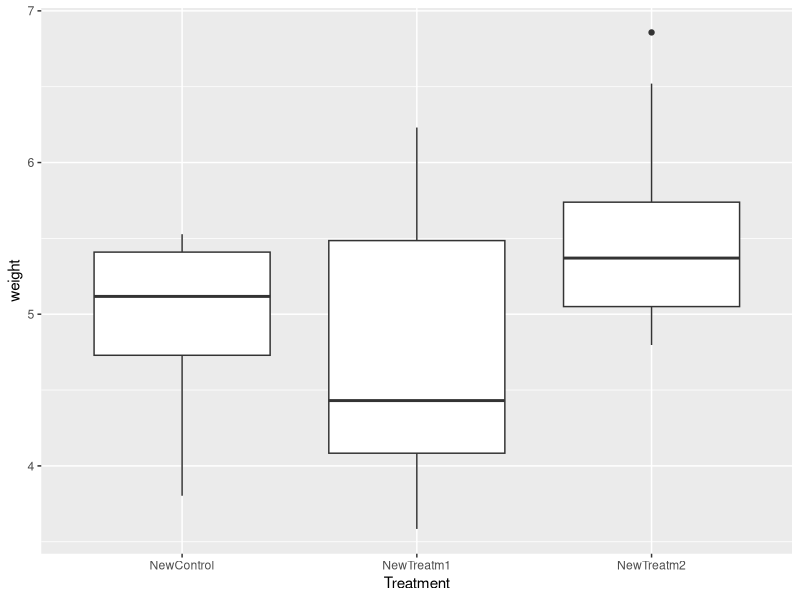
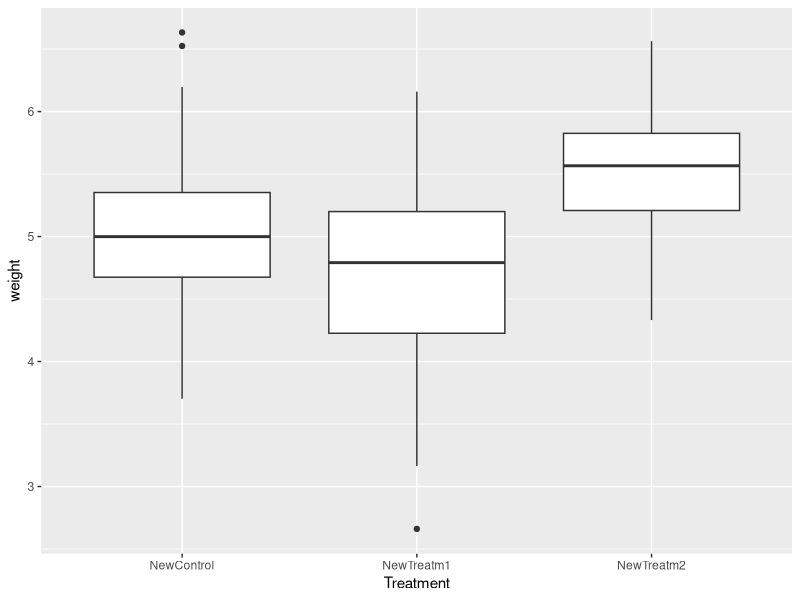
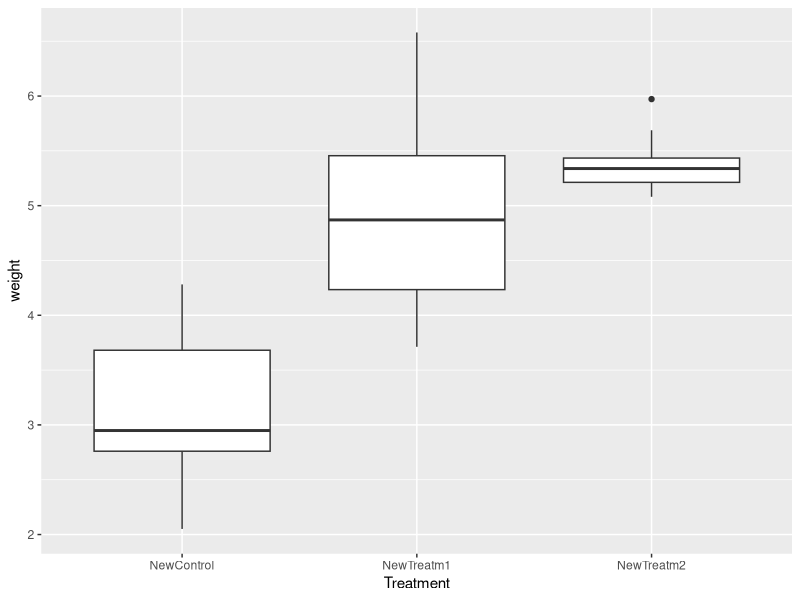
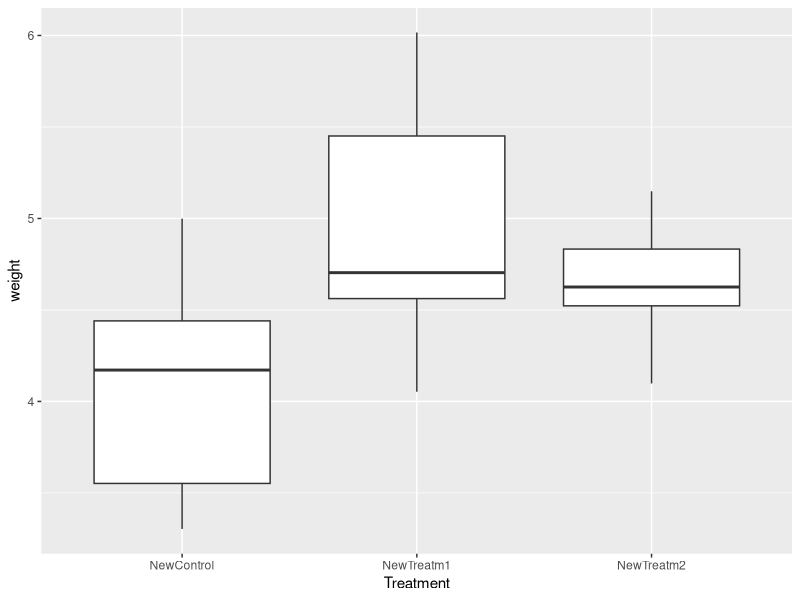

These charts were generated, in order, by the following R code:
## ---- chunk 1
library(ggplot2) # for graphics
library(MASS)
library(dplyr)
library(rlang)
library(tidyverse)
## ---- chunk 2

# for maximum likelihood estimation
# quick and dirty, a truncated normal distribution to work on the solution set
z<-PlantGrowth
str(z$group)
summary(z)

#dividing the subset groups
ControlData<- filter(z, group=="ctrl") #10 obs of 2 variables
mean(ControlData$weight) #5.032
sd(ControlData$weight) #0.583

Treatm1<-filter(z,group=="trt1") #10 obs of 2 variables
mean(Treatm1$weight) #4.661
sd(Treatm1$weight) #0.794

Treatm2<-filter(z,group=="trt2") #10 obs of 2 variables
mean(Treatm2$weight) #5.526
sd(Treatm2$weight) #0.446
## ---- chunk 3
NewControl <-rnorm(n=10, mean=5.032,sd=0.583)
NewTreatm1 <-rnorm(n=10, mean=4.661,sd=0.794)
NewTreatm2 <-rnorm(n=10, mean=5.526,sd=0.446)
dFrame <- data.frame(NewControl,NewTreatm1,NewTreatm2,stringsAsFactors=FALSE)
dFrame<-pivot_longer(dFrame, cols=c(NewControl,NewTreatm1,NewTreatm2), names_to="Treatment",values_to="weight")
print(dFrame)
str(dFrame)
#now we have our fake dataset and we want to do a graph with that and analyze some data 
ggplot(dFrame, aes(x=Treatment,y=weight))+geom_boxplot()
#this is a useful graph 
anova<-aov(weight~Treatment, data=dFrame)
summary(anova)
## ---- chunk 4
NewControl <-rnorm(n=100, mean=5.032,sd=0.583)
NewTreatm1 <-rnorm(n=100, mean=4.661,sd=0.794)
NewTreatm2 <-rnorm(n=100, mean=5.526,sd=0.446)
dFrame <- data.frame(NewControl,NewTreatm1,NewTreatm2,stringsAsFactors=FALSE)
dFrame<-pivot_longer(dFrame, cols=c(NewControl,NewTreatm1,NewTreatm2), names_to="Treatment",values_to="weight")
anova<-aov(weight~Treatment, data=dFrame)
summary(anova)
ggplot(dFrame, aes(x=Treatment,y=weight))+geom_boxplot()
## ---- chunk 5
NewControl <-rnorm(n=10, mean=3.032,sd=0.583)
NewTreatm1 <-rnorm(n=10, mean=4.661,sd=0.794)
NewTreatm2 <-rnorm(n=10, mean=5.526,sd=0.446)
dFrame <- data.frame(NewControl,NewTreatm1,NewTreatm2,stringsAsFactors=FALSE)
dFrame<-pivot_longer(dFrame, cols=c(NewControl,NewTreatm1,NewTreatm2), names_to="Treatment",values_to="weight")
ggplot(dFrame, aes(x=Treatment,y=weight))+geom_boxplot()
anova<-aov(weight~Treatment, data=dFrame)
summary(anova)
## ---- chunk 6
NewControl <-rnorm(n=10, mean=4.132,sd=0.583)#+1.1
NewTreatm1 <-rnorm(n=10, mean=4.661,sd=0.794)
NewTreatm2 <-rnorm(n=10, mean=4.526,sd=0.446) #-1
dFrame <- data.frame(NewControl,NewTreatm1,NewTreatm2,stringsAsFactors=FALSE)
dFrame<-pivot_longer(dFrame, cols=c(NewControl,NewTreatm1,NewTreatm2), names_to="Treatment",values_to="weight")
ggplot(dFrame, aes(x=Treatment,y=weight))+geom_boxplot()
anova<-aov(weight~Treatment, data=dFrame)
summary(anova)
#1st ANOVA: p-value= 0.0141
#2nd ANOVA: p-value= 0.0884
#3rd ANOVA: p-value= 0.0227 
## ---- chunk 7
NewControl <-rnorm(n=8, mean=5.032,sd=0.583)
NewTreatm1 <-rnorm(n=8, mean=4.661,sd=0.794)
NewTreatm2 <-rnorm(n=8, mean=5.526,sd=0.446)
dFrame <- data.frame(NewControl,NewTreatm1,NewTreatm2,stringsAsFactors=FALSE)
dFrame<-pivot_longer(dFrame, cols=c(NewControl,NewTreatm1,NewTreatm2), names_to="Treatment",values_to="weight")
anova<-aov(weight~Treatment, data=dFrame)
summary(anova)
#1st ANOVA: 0.0637 
#2nd ANOVA: 0.117
#3rANOVA: 0.0295 





